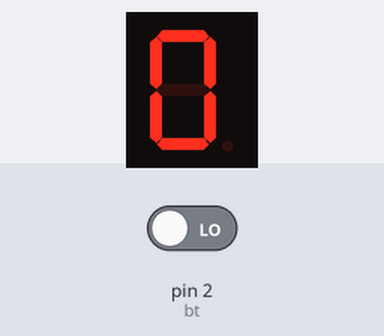
The sketch below on a simulated Arduino Uno, built with avr-gcc and run on an emulated ATmega328P. Parts: 1-digit seven-segment display. Wiring (inferred from the names in the program): 1-digit 7-segment display, segments lit when HIGH: segments pin 3, pin 4, pin 5, pin 6, pin 7, pin 8, pin 9. The test bench sets the inputs (shaded band); at power-on: pin 2 (bt) LOW. The segment pins are drawn as the display they are named for.

Above: at 1.2 s.
1.3 s: pin 2 (bt) driven HIGH
At 4.2 s:
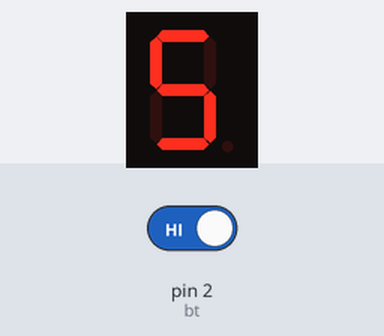
4.3 s: pin 2 (bt) driven LOW
5.8 s: pin 2 (bt) driven HIGH
At 5.95 s:
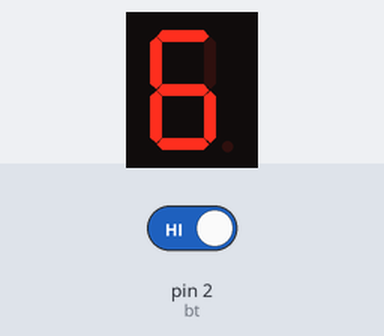

The sketch:

E03_cpp.ino
```cpp
int seg_a = 3;
int seg_b = 4;
int seg_c = 5;
int seg_d = 6;
int seg_e = 7;
int seg_f = 8;
int seg_g = 9;
int bt = 2;
int click = 0;
bool bt_state = 0;

void setup() {
  pinMode(seg_a, OUTPUT);
  pinMode(seg_b, OUTPUT);
  pinMode(seg_c, OUTPUT);
  pinMode(seg_d, OUTPUT);
  pinMode(seg_e, OUTPUT);
  pinMode(seg_f, OUTPUT);
  pinMode(seg_g, OUTPUT);
  pinMode(bt, INPUT);


}

void loop() {

  bool bt_status = digitalRead(bt);

  if(bt_state == LOW && bt_status == HIGH){
    click++;

  if(click > 9){
    click = 0;
  }
  }

  switch(click){
    case 0:
    digitalWrite(seg_a, HIGH);
    digitalWrite(seg_b, HIGH);
    digitalWrite(seg_c, HIGH);
    digitalWrite(seg_d, HIGH);
    digitalWrite(seg_e, HIGH);
    digitalWrite(seg_f, HIGH);
    digitalWrite(seg_g, LOW);
    break;
    case 1:
    digitalWrite(seg_a, LOW);
    digitalWrite(seg_b, HIGH);
    digitalWrite(seg_c, HIGH);
    digitalWrite(seg_d, LOW);
    digitalWrite(seg_e, LOW);
    digitalWrite(seg_f, LOW);
    digitalWrite(seg_g, LOW);
    break;
    case 2:
    digitalWrite(seg_a, HIGH);
    digitalWrite(seg_b, HIGH);
    digitalWrite(seg_c, LOW);
    digitalWrite(seg_d, HIGH);
    digitalWrite(seg_e, HIGH);
    digitalWrite(seg_f, LOW);
    digitalWrite(seg_g, HIGH);
    break;
    case 3:
    digitalWrite(seg_a, HIGH);
    digitalWrite(seg_b, HIGH);
    digitalWrite(seg_c, HIGH);
    digitalWrite(seg_d, HIGH);
    digitalWrite(seg_e, LOW);
    digitalWrite(seg_f, LOW);
    digitalWrite(seg_g, HIGH);
    break;
    case 4:
    digitalWrite(seg_f, HIGH);
    digitalWrite(seg_g, HIGH);
    digitalWrite(seg_b, HIGH);
    digitalWrite(seg_c, HIGH);
    digitalWrite(seg_e, LOW);
    digitalWrite(seg_d, LOW);
    digitalWrite(seg_a, LOW);
    break;
    case 5:
    digitalWrite(seg_b, LOW);
    digitalWrite(seg_e, LOW);
    digitalWrite(seg_a, HIGH);
    digitalWrite(seg_f, HIGH);
    digitalWrite(seg_g, HIGH);
    digitalWrite(seg_c, HIGH);
    digitalWrite(seg_d, HIGH);
    break;
    case 6:
    digitalWrite(seg_a, HIGH);
    digitalWrite(seg_f, HIGH);
    digitalWrite(seg_g, HIGH);
    digitalWrite(seg_c, HIGH);
    digitalWrite(seg_d, HIGH);
    digitalWrite(seg_e, HIGH);
    digitalWrite(seg_b, LOW);
    break;
    case 7:
    digitalWrite(seg_a, HIGH);
    digitalWrite(seg_b, HIGH);
    digitalWrite(seg_c, HIGH);
    digitalWrite(seg_d, LOW);
    digitalWrite(seg_e, LOW);
    digitalWrite(seg_f, LOW);
    digitalWrite(seg_g, LOW);
    break;
    case 8:
    digitalWrite(seg_a, HIGH);
    digitalWrite(seg_b, HIGH);
    digitalWrite(seg_c, HIGH);
    digitalWrite(seg_d, HIGH);
    digitalWrite(seg_e, HIGH);
    digitalWrite(seg_f, HIGH);
    digitalWrite(seg_g, HIGH);
    break;
    case 9:
    digitalWrite(seg_a, HIGH);
    digitalWrite(seg_b, HIGH);
    digitalWrite(seg_f, HIGH);
    digitalWrite(seg_g, HIGH);
    digitalWrite(seg_c, HIGH);
    digitalWrite(seg_d, HIGH);
    digitalWrite(seg_e, LOW);
    break;
    default:
    digitalWrite(seg_a, HIGH);
    digitalWrite(seg_b, HIGH);
    digitalWrite(seg_c, HIGH);
    digitalWrite(seg_d, HIGH);
    digitalWrite(seg_e, HIGH);
    digitalWrite(seg_f, HIGH);
    digitalWrite(seg_g, HIGH);
    break;

  }

}
```

Measured:
- after the input at 1.3 s, the display: first changes at once (image 1 shows a later state)
- after the input at 4.3 s, every drawn part: stays the same
- after the input at 5.8 s, the display: changes at once (image 2)
